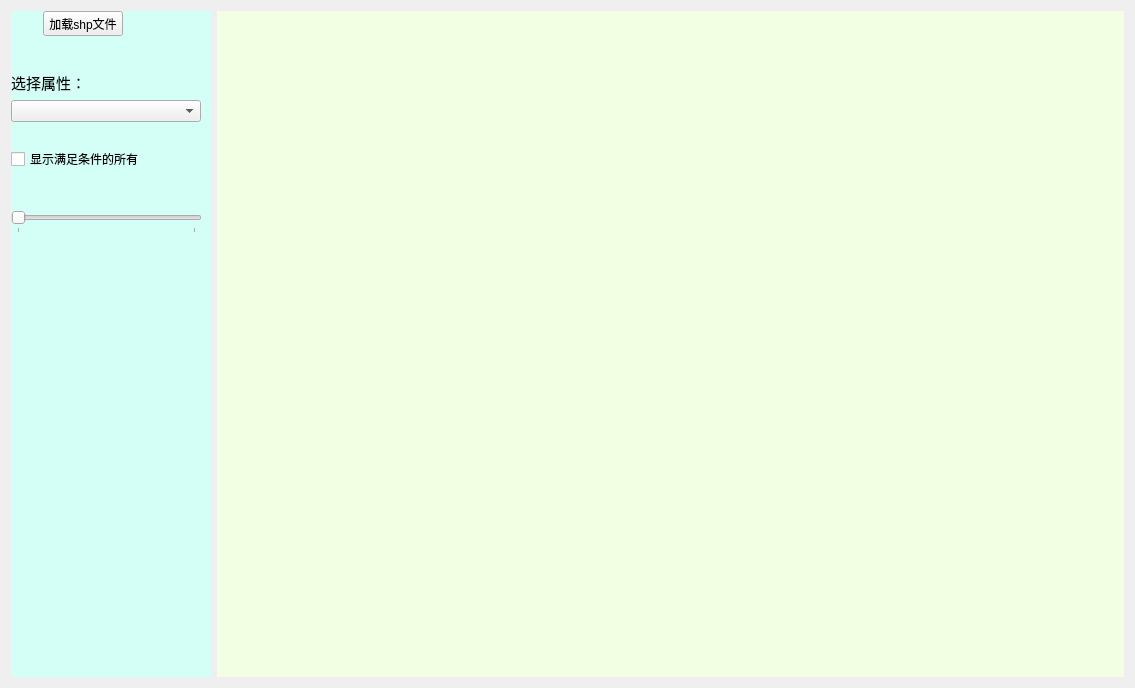
<?xml version="1.0" encoding="UTF-8"?>
<ui version="4.0">
 <class>showByAttrsForm</class>
 <widget class="QWidget" name="showByAttrsForm">
  <property name="geometry">
   <rect>
    <x>0</x>
    <y>0</y>
    <width>1135</width>
    <height>688</height>
   </rect>
  </property>
  <property name="minimumSize">
   <size>
    <width>700</width>
    <height>400</height>
   </size>
  </property>
  <property name="windowTitle">
   <string>按属性显示地块</string>
  </property>
  <property name="windowIcon">
   <iconset>
    <normaloff>:/ico/app.ico</normaloff>:/ico/app.ico</iconset>
  </property>
  <layout class="QHBoxLayout" name="horizontalLayout">
   <item>
    <widget class="QWidget" name="wgLoadControl" native="true">
     <property name="enabled">
      <bool>true</bool>
     </property>
     <property name="minimumSize">
      <size>
       <width>200</width>
       <height>38</height>
      </size>
     </property>
     <property name="maximumSize">
      <size>
       <width>200</width>
       <height>16777215</height>
      </size>
     </property>
     <property name="styleSheet">
      <string notr="true">#wgLoadControl{
background-color:rgb(212, 255, 246);
border-width:4px;
}</string>
     </property>
     <widget class="QSlider" name="sldShowByAttrs">
      <property name="geometry">
       <rect>
        <x>0</x>
        <y>200</y>
        <width>191</width>
        <height>22</height>
       </rect>
      </property>
      <property name="sizePolicy">
       <sizepolicy hsizetype="Maximum" vsizetype="Maximum">
        <horstretch>0</horstretch>
        <verstretch>0</verstretch>
       </sizepolicy>
      </property>
      <property name="minimumSize">
       <size>
        <width>140</width>
        <height>0</height>
       </size>
      </property>
      <property name="maximum">
       <number>1</number>
      </property>
      <property name="pageStep">
       <number>1</number>
      </property>
      <property name="value">
       <number>0</number>
      </property>
      <property name="orientation">
       <enum>Qt::Horizontal</enum>
      </property>
      <property name="tickPosition">
       <enum>QSlider::TicksBelow</enum>
      </property>
      <property name="tickInterval">
       <number>1</number>
      </property>
     </widget>
     <widget class="QCheckBox" name="cbShowAll">
      <property name="geometry">
       <rect>
        <x>0</x>
        <y>140</y>
        <width>131</width>
        <height>16</height>
       </rect>
      </property>
      <property name="text">
       <string>显示满足条件的所有</string>
      </property>
     </widget>
     <widget class="QWidget" name="layoutWidget">
      <property name="geometry">
       <rect>
        <x>0</x>
        <y>60</y>
        <width>202</width>
        <height>51</height>
       </rect>
      </property>
      <layout class="QVBoxLayout" name="verticalLayout">
       <item>
        <widget class="QLabel" name="label">
         <property name="font">
          <font>
           <family>微软雅黑</family>
           <pointsize>11</pointsize>
           <bold>false</bold>
          </font>
         </property>
         <property name="text">
          <string>选择属性：</string>
         </property>
        </widget>
       </item>
       <item>
        <widget class="QComboBox" name="cbFields">
         <property name="sizePolicy">
          <sizepolicy hsizetype="Minimum" vsizetype="Fixed">
           <horstretch>0</horstretch>
           <verstretch>0</verstretch>
          </sizepolicy>
         </property>
         <property name="minimumSize">
          <size>
           <width>190</width>
           <height>0</height>
          </size>
         </property>
         <property name="maximumSize">
          <size>
           <width>190</width>
           <height>16777215</height>
          </size>
         </property>
         <property name="currentText">
          <string/>
         </property>
        </widget>
       </item>
      </layout>
     </widget>
     <widget class="QWidget" name="layoutWidget">
      <property name="geometry">
       <rect>
        <x>6</x>
        <y>0</y>
        <width>144</width>
        <height>25</height>
       </rect>
      </property>
      <layout class="QHBoxLayout" name="horizontalLayout_2">
       <item>
        <spacer name="horizontalSpacer">
         <property name="orientation">
          <enum>Qt::Horizontal</enum>
         </property>
         <property name="sizeHint" stdset="0">
          <size>
           <width>25</width>
           <height>20</height>
          </size>
         </property>
        </spacer>
       </item>
       <item>
        <widget class="QPushButton" name="pbLoadFile">
         <property name="minimumSize">
          <size>
           <width>75</width>
           <height>0</height>
          </size>
         </property>
         <property name="text">
          <string>加载shp文件</string>
         </property>
        </widget>
       </item>
       <item>
        <spacer name="horizontalSpacer_2">
         <property name="orientation">
          <enum>Qt::Horizontal</enum>
         </property>
         <property name="sizeHint" stdset="0">
          <size>
           <width>38</width>
           <height>20</height>
          </size>
         </property>
        </spacer>
       </item>
      </layout>
     </widget>
     <widget class="QLabel" name="sldCurrentValue">
      <property name="geometry">
       <rect>
        <x>0</x>
        <y>250</y>
        <width>191</width>
        <height>16</height>
       </rect>
      </property>
      <property name="font">
       <font>
        <pointsize>12</pointsize>
       </font>
      </property>
      <property name="text">
       <string/>
      </property>
     </widget>
    </widget>
   </item>
   <item>
    <widget class="QWidget" name="wgMap" native="true">
     <property name="minimumSize">
      <size>
       <width>500</width>
       <height>350</height>
      </size>
     </property>
     <property name="contextMenuPolicy">
      <enum>Qt::CustomContextMenu</enum>
     </property>
     <property name="styleSheet">
      <string notr="true">#wgMap{
background:rgb(243, 255, 226)
}</string>
     </property>
    </widget>
   </item>
  </layout>
 </widget>
 <resources>
  <include location="../resource/lhqgis.qrc"/>
 </resources>
 <connections/>
</ui>
